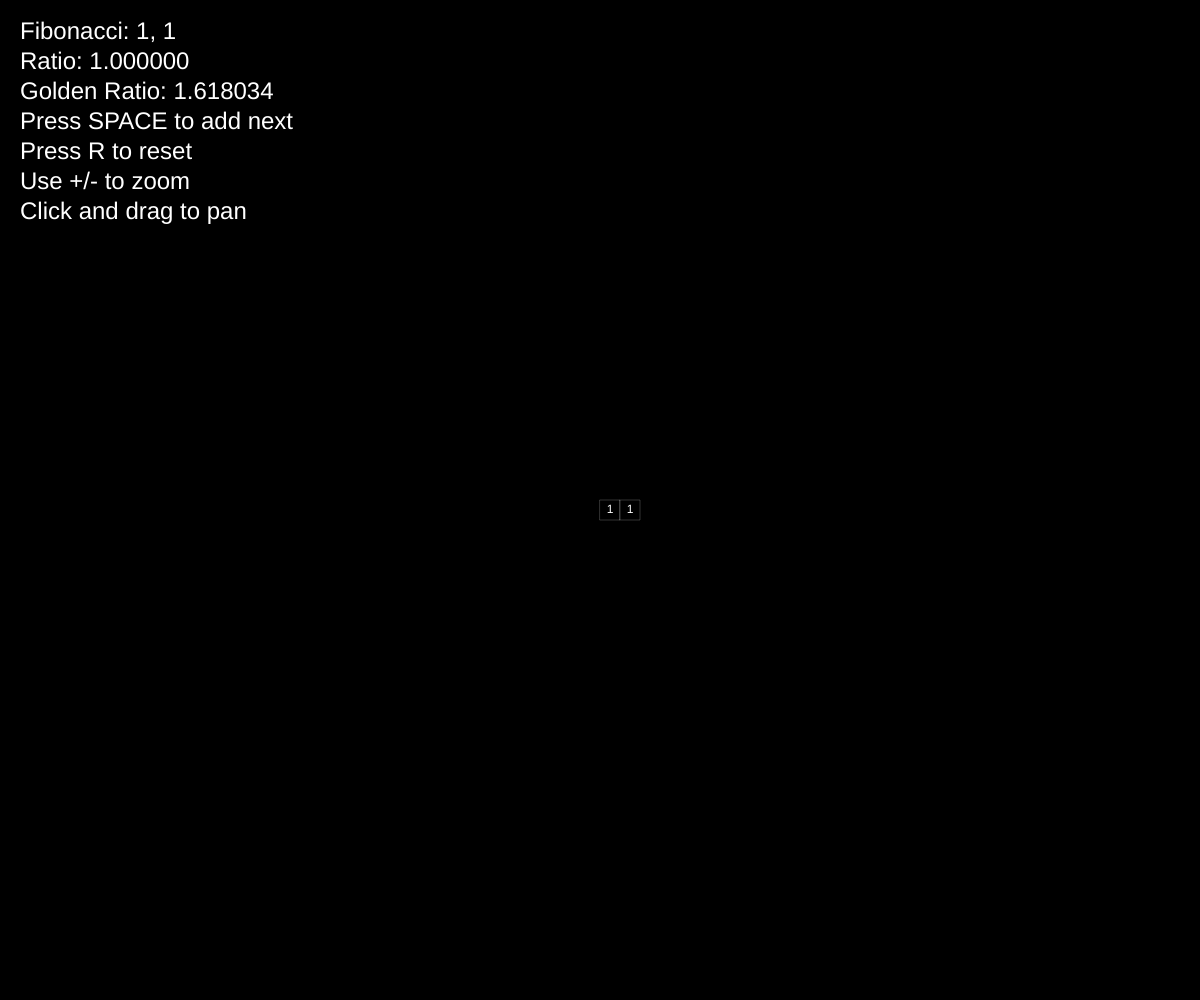
Frame 1 (no input)
Frame 60 (no input): identical to frame 1, image omitted
Frame 120 (the mouse pressed at the canvas centre since frame 60): identical to frame 1, image omitted

The p5.js sketch that drew this single still picture (run headless with seeded random() and noise() and a simulated clock; from frame 60 on, the mouse is pressed at the canvas centre):

// p5.js sketch
// ── sketch.js
  let fibonacci = [1, 1];
  let currentIndex = 0;
  let boxes = [];
  let angle = 0;
  let zoomScale = 1;
  let offsetX = 0;
  let offsetY = 0;

  function setup() {
    createCanvas(windowWidth, windowHeight);
    
    // Start with first two boxes
    boxes.push({value: 1, x: 20, y: 0, size: 20, angle: 0});
    boxes.push({value: 1, x: 0, y: 0, size: 20, angle: 0});
    currentIndex = 2;
    
    // Center the view
    offsetX = width / 2;
    offsetY = height / 2;
  }

  function draw() {
    background(0);
    
    // Draw all boxes
    push();
    translate(offsetX, offsetY);
    scale(zoomScale);
    
    
    for (let box of boxes) {
      push();
      translate(box.x + box.size/2, box.y + box.size/2);
      rotate(box.angle);
      
      // Draw the box
      stroke(255);
      strokeWeight(box.size * 0.01); // Scale stroke with box size
      noFill();
      rectMode(CENTER);
      rect(0, 0, box.size, box.size);
      
      // Draw the number
      fill(255);
      noStroke();
      textAlign(CENTER, CENTER);
      textSize(box.size * 0.6); // Even bigger text size (60% of box)
      text(box.value, 0, 0);
      pop();
      
    }
    pop();
    
    // Display current ratio
    if (fibonacci.length >= 2) {
      let ratio = fibonacci[fibonacci.length - 1] / fibonacci[fibonacci.length - 2];
      fill(255);
      noStroke();
      textAlign(LEFT, TOP);
      textSize(24);
      // Reverse the fibonacci array for display (newest first)
      let reversedFib = [...fibonacci].reverse();
      text(`Fibonacci: ${reversedFib.join(', ')}`, 20, 20);
      text(`Ratio: ${ratio.toFixed(6)}`, 20, 50);
      text(`Golden Ratio: 1.618034`, 20, 80);
      text(`Press SPACE to add next`, 20, 110);
      text(`Press R to reset`, 20, 140);
      text(`Use +/- to zoom`, 20, 170);
      text(`Click and drag to pan`, 20, 200);
    }
  }

  function keyPressed() {
    if (key === ' ') {
      addNextFibonacci();
    } else if (key === 'r' || key === 'R') {
      resetVisualization();
    } else if (key === '+' || key === '=') {
      zoomScale *= 1.2;
    } else if (key === '-' || key === '_') {
      zoomScale *= 0.8;
    }
  }

  function addNextFibonacci() {
    if (fibonacci.length >= 2) {
      let next = fibonacci[fibonacci.length - 1] + fibonacci[fibonacci.length - 2];
      fibonacci.push(next);
      
      // Calculate position for next box
      let size = next * 20; // Scale size
      
      // For the golden ratio spiral, we need to track the previous two boxes
      let prevBox = boxes[boxes.length - 1];
      let prevPrevBox = boxes[boxes.length - 2];
      
      let newX, newY;
      let direction = (currentIndex - 2) % 4; // Adjust for starting at index 2
      
      switch(direction) {
        case 1: // Right - box goes to the right of previous
          newX = prevBox.x + prevBox.size;
          newY = prevBox.y + prevBox.size - size;
          break;
        case 2: // Up - box goes above previous
          newX = prevBox.x - size + (size - prevPrevBox.size);
          newY = prevBox.y - size;
          break;
        case 3: // Left - box goes to the left of previous
          newX = prevBox.x - size;
          newY = prevBox.y;
          break;
        case 0: // Down - box goes below previous
          newX = prevBox.x ;
          newY = prevBox.y + prevBox.size;
          break;
      }
      
      boxes.push({
        value: next,
        x: newX, 
        y: newY,
        size: size,
        angle: 0
      });
      
      currentIndex++;
      
      // Auto-scale to fit
      autoScale();
    }
  }

  function autoScale() {
    // Find bounds
    let minX = Infinity, maxX = -Infinity;
    let minY = Infinity, maxY = -Infinity;
    
    for (let box of boxes) {
      minX = min(minX, box.x);
      maxX = max(maxX, box.x + box.size);
      minY = min(minY, box.y);
      maxY = max(maxY, box.y + box.size);
    }
    
    let totalWidth = maxX - minX;
    let totalHeight = maxY - minY;
    
    // Calculate scale to fit
    let scaleX = (width * 0.8) / totalWidth;
    let scaleY = (height * 0.8) / totalHeight;
    zoomScale = min(scaleX, scaleY);
    
    // Center the spiral
    offsetX = width / 2 - (minX + totalWidth / 2) * zoomScale;
    offsetY = height / 2 - (minY + totalHeight / 2) * zoomScale;
  }

  function resetVisualization() {
    fibonacci = [1, 1];
    currentIndex = 0;
    boxes = [];
    angle = 0;
    zoomScale = 1;
    
    boxes.push({value: 1, x: 0, y: 0, size: 20, angle: 0});
    boxes.push({value: 1, x: 20, y: 0, size: 20, angle: 0});
    currentIndex = 2;
    
    offsetX = width / 2;
    offsetY = height / 2;
  }

  let isDragging = false;
  let lastMouseX, lastMouseY;

  function mousePressed() {
    isDragging = true;
    lastMouseX = mouseX;
    lastMouseY = mouseY;
  }

  function mouseDragged() {
    if (isDragging) {
      offsetX += mouseX - lastMouseX;
      offsetY += mouseY - lastMouseY;
      lastMouseX = mouseX;
      lastMouseY = mouseY;
    }
  }

  function mouseReleased() {
    isDragging = false;
  }

  function windowResized() {
    resizeCanvas(windowWidth, windowHeight);
    autoScale();
  }
